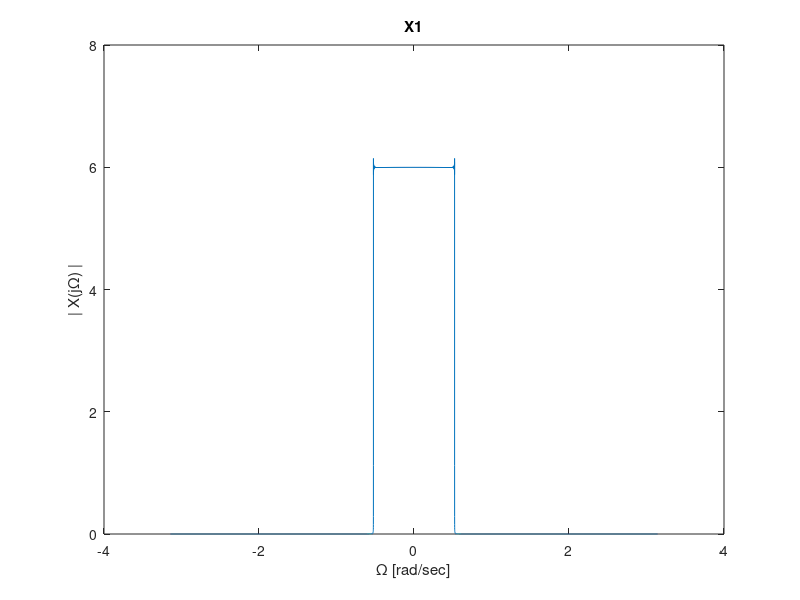
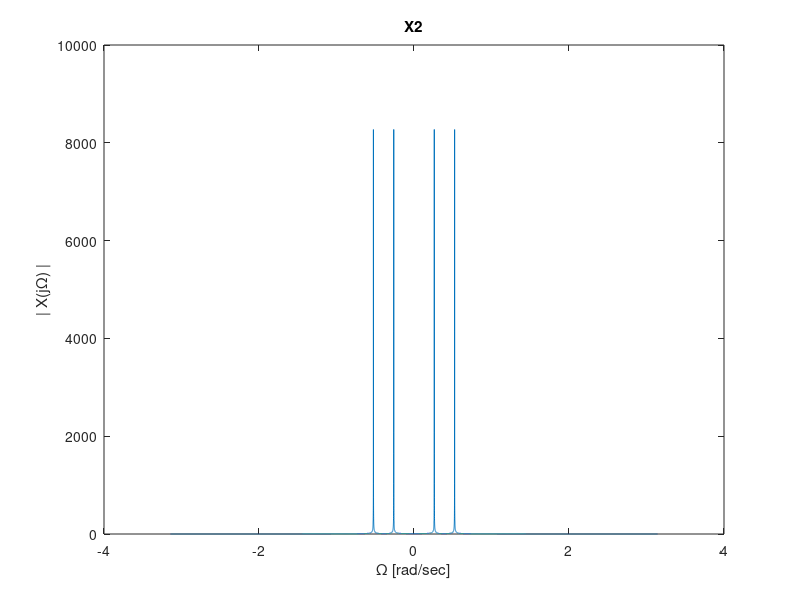

Source code (MATLAB) for these figures, in order: (Note: this script raises an error after producing the figures.)
%Part c question a 
% as we did in part 2 we will use the fft and fftshift to  calculate all the Transfer
% functions of xi
t = -10000:10000-1;
x1 = sinc(t/6);
x2 = cos(pi/12*t)+sin(pi/6*t);
X1 = fftshift(fft(x1));
X2 = fftshift(fft(x2));
omega = linspace(-pi,pi,length(t));


figure
plot(omega,abs(X1));
title('X1');
xlabel('\Omega [rad/sec]');
ylabel('| X(j\Omega) |');
ylim([0 8]);

figure
plot(omega,abs(X2));
title('X2');
xlabel('\Omega [rad/sec]');
ylabel('| X(j\Omega) |');

%Part c question d
% we will pick Ts = 2 , amd we will smaple the original signals every 2
% sec , and put it in our new discrete signals 
T = 2 ; 
w = linspace(-pi,pi,length(n));
x1_n = x_sample(T,x1,1,w);
x2_n = x_sample(T,x2,2,w);


%Part c question e 
Omega = w/T ;
x1_new = zeros(1,20000);
x2_new = zeros(1,20000);
x1_foh = zeros(1,20000);
x2_foh = zeros(1,20000);
h_r = sinc(t/T);
h_0 = zeros(1,20000);
h_0(1:T+1) = 1;


for i = 1 : 20000 
    if (mod(i,T) == 0)
        x1_new(i) = x1_n(i/T);
        x2_new(i) = x2_n(i/T);
    end
end
x_ideal_r_1 = conv(x1_new,h_r,'same');
x_ideal_r_2 = conv(x2_new,h_r,'same'); 
x1_zoh = conv(x1_new,h_0,'same');
x2_zoh = conv(x2_new,h_0,'same');
figure
% stairs(t,x_ideal_r_1);
% hold on 
% plot(t,x_ideal_r_2);
stairs(t,x1_zoh);
hold on
plot(t,x2_zoh);
% stairs(t,x1);
% plot(t,x2);
hold off 
xlabel('t[sec]');
% legend('x ideal r 1','x ideal r 2','x1 zoh','x2 zoh','x1','x2');
ylabel('x');
title("reconstructions of the signals x1 and x2");
ylim([-5*10^-5 5*10^-4])
xlim([-40 40]);





function x_n = x_sample(T,x,y,w)
    x_n = zeros(1,10000);
    for i = 1 : 10000 % sampling the continues signal every T sec  
        x_n(i) = x(i*T);
    end
    X_n = fftshift(fft(x_n));
    figure
    plot(w,abs(X_n));
    title("X" +y);
    xlabel('\Omega [rad/sec]');
    ylabel('| X(e^{jw}) |');
end

